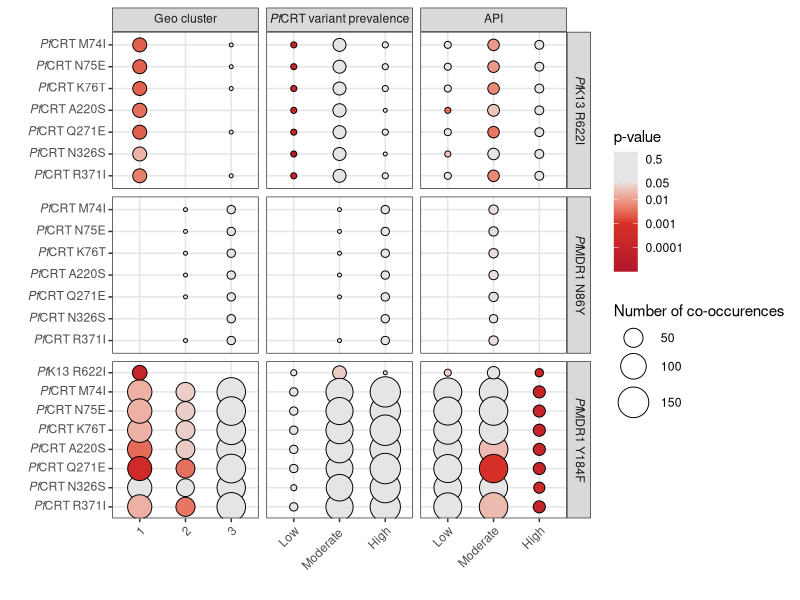
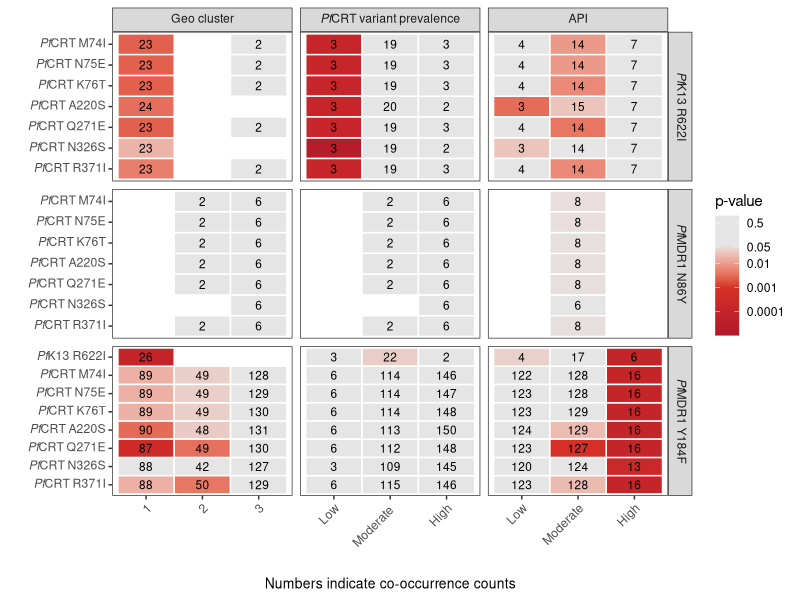
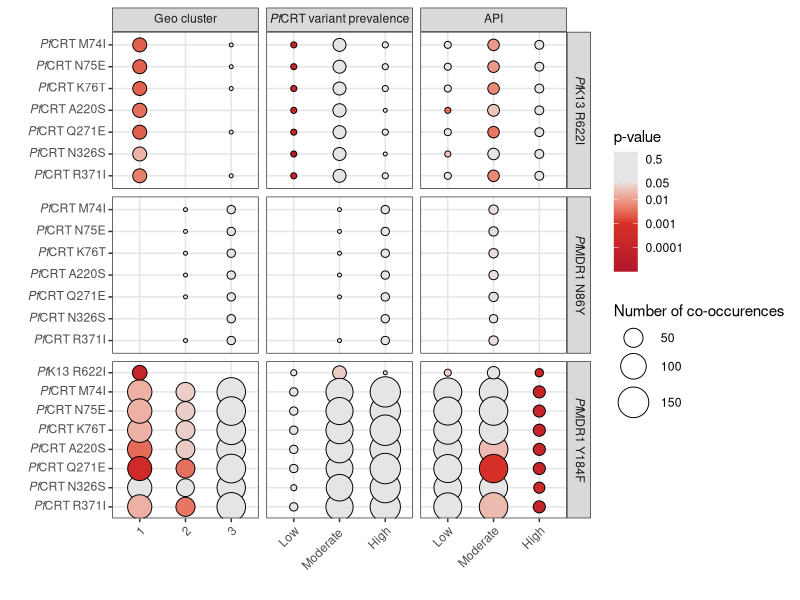
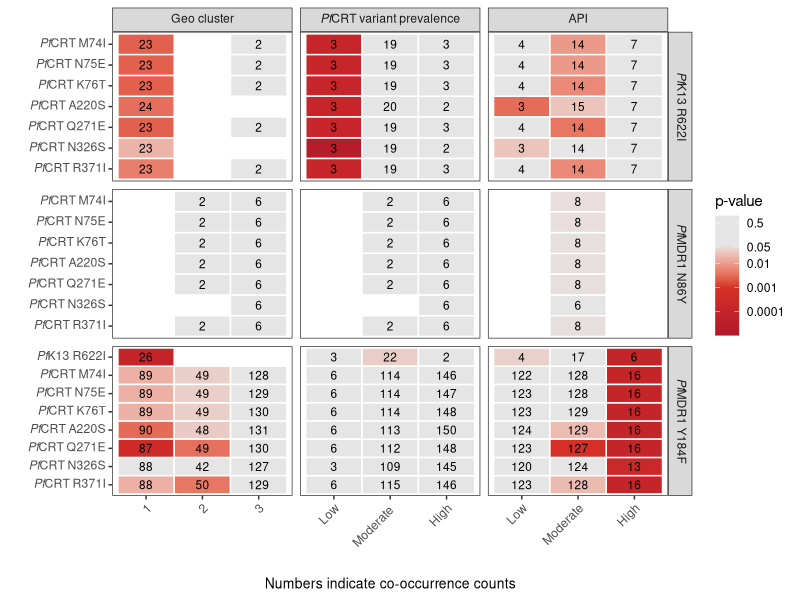

Reproduce these figures in R, in order.

setwd(dirname(rstudioapi::getActiveDocumentContext()$path))

#required packages
library(tidyverse)
library(reshape2)
library(ggtext)  
library(scales)  
library(readxl)

#  data 
dat_API=read.csv("data/merged_results_api_cnd_annot_f.csv")
dat_geo=read.csv("data/merged_results_geography_cnd_annot_LA_f.csv")
dat_crt=read.csv("data/PfcrtMut_stratified_Cooccurance_result_cnd_annot_f.csv")


dat_API$cat <- "API"
colnames(dat_API)[1] <- "strata"
dat_API <- dat_API%>%
  select(,c(1:9,11))%>%
  mutate(strata = ifelse(strata == "Low Transmission (0-10)", "Low", strata))%>%
  mutate(strata = ifelse(strata == "Moderate Transmission (10-50)", "Moderate", strata))%>%
  mutate(strata = ifelse(strata == "High Transmission (>=50)", "High", strata))
         
dat_geo$cat <- "Geo cluster"
colnames(dat_geo)[1] <- "strata"
dat_geo <- dat_geo[,c(1:9,12)]
dat_crt$cat <- "PfCRT variant prevalence"
colnames(dat_crt)[1] <- "strata"
dat_crt <- dat_crt[,c(1:9,13)]

summary <- rbind(dat_API,dat_geo,dat_crt) 
write.csv(summary,"supp_table5.csv")
summary<-summary %>%
  mutate(Variant_pair = paste0(Mutation1,"_",Mutation2)) %>%
  filter(Mutation1 != "Pfk13_P441L" & Mutation2 != "Pfk13_P441L") %>%
  filter(Mutation1 != "Pfk13_A675V" & Mutation2 != "Pfk13_A675V") %>%
  filter(Mutation1 != "Pfk13_R622I" | Mutation2 != "Pfmdr1_N86Y") %>%
  filter(Mutation1 != "Pfcrt_I356T" | Mutation2 != "Pfmdr1_N86Y") %>%
  filter(Mutation1 != "Pfcrt_I356T" | Mutation2 != "Pfmdr1_Y184F") %>%
  mutate(Variant_pair = ifelse(Variant_pair == "Pfmdr1_Y184F_Pfk13_R622I", 
                               "Pfk13_R622I_Pfmdr1_Y184F", 
                               Variant_pair))%>%
  mutate(Mutation1=ifelse(Variant_pair == "Pfk13_R622I_Pfmdr1_Y184F", 
                          "Pfk13_R622I", 
                          Mutation1)) %>%
  mutate(Mutation2=ifelse(Variant_pair == "Pfk13_R622I_Pfmdr1_Y184F", 
                          "Pfmdr1_Y184F", 
                          Mutation2))

# Convert  the data from wide to long format  and Add a tiered significance column based on p-value thresholds
#summary_long <- summary %>%
#select(strata, Mutation1, Mutation2, Co.occurrence.Count, P.value,N) %>%
#melt(id.vars = c("strata","Mutation1", "Mutation2")) 


variant_order <- c(
  # Group 1: Pfk13_R622I pairs
  "Pfcrt_M74I_Pfk13_R622I",
  "Pfcrt_N75E_Pfk13_R622I",
  "Pfcrt_K76T_Pfk13_R622I",
  "Pfcrt_A220S_Pfk13_R622I",
  "Pfcrt_Q271E_Pfk13_R622I",
  "Pfcrt_N326S_Pfk13_R622I",
  "Pfcrt_I356T_Pfk13_R622I",
  "Pfcrt_R371I_Pfk13_R622I",
  
  # Group 2: Pfmdr1_Y184F pairs
  "Pfk13_R622I_Pfmdr1_Y184F",
  "Pfcrt_M74I_Pfmdr1_Y184F",
  "Pfcrt_N75E_Pfmdr1_Y184F",
  "Pfcrt_K76T_Pfmdr1_Y184F",
  "Pfcrt_A220S_Pfmdr1_Y184F",
  "Pfcrt_Q271E_Pfmdr1_Y184F",
  "Pfcrt_N326S_Pfmdr1_Y184F",
  "Pfcrt_I356T_Pfmdr1_Y184F",
  "Pfcrt_R371I_Pfmdr1_Y184F",
  
  # Group 3: Pfmdr1_N86Y pairs
  "Pfk13_R622I_Pfmdr1_N86Y",
  "Pfcrt_M74I_Pfmdr1_N86Y",
  "Pfcrt_N75E_Pfmdr1_N86Y",
  "Pfcrt_K76T_Pfmdr1_N86Y",
  "Pfcrt_A220S_Pfmdr1_N86Y",
  "Pfcrt_Q271E_Pfmdr1_N86Y",
  "Pfcrt_N326S_Pfmdr1_N86Y",
  "Pfcrt_I356T_Pfmdr1_N86Y",
  "Pfcrt_R371I_Pfmdr1_N86Y"
)

summary$Variant_pair <- factor(summary$Variant_pair, levels = rev(variant_order))
summary <- summary %>%
  filter(!is.na(Variant_pair))

strata_order <- c(
  "Low",
  "Moderate ",
  "Moderate",
  "High",
  "1",
  "2",
  "3")

summary$strata <- factor(summary$strata, levels = strata_order)



#  heatmap plot

# Create formatted labels showing only Mutation1 with italicized gene names
summary <- summary %>%
  mutate(Mutation1_label = case_when(
    # Pfcrt variants
    grepl("^Pfcrt_", Mutation1) ~ paste0("*Pf*CRT ", gsub("Pfcrt_", "", Mutation1)),
    # Pfmdr1 variants
    grepl("^Pfmdr1_", Mutation1) ~ paste0("*Pf*MDR1 ", gsub("Pfmdr1_", "", Mutation1)),
    # Pfk13 variants
    grepl("^Pfk13_", Mutation1) ~ paste0("*Pf*K13 ", gsub("Pfk13_", "", Mutation1)),
    TRUE ~ Mutation1
  )) %>%
  mutate(Mutation2_label = case_when(
    # Pfmdr1 variants
    grepl("^Pfmdr1_", Mutation2) ~ paste0("*Pf*MDR1 ", gsub("Pfmdr1_", "", Mutation2)),
    # Pfk13 variants
    grepl("^Pfk13_", Mutation2) ~ paste0("*Pf*K13 ", gsub("Pfk13_", "", Mutation2)),
    TRUE ~ Mutation2
  ))%>%
  mutate(cat_label = case_when(
    grepl("^Pf", cat) ~ paste0("*Pf*", gsub("Pf", "", cat)),
    TRUE ~ cat 
  ))


cat_order <- c(
  "Geo cluster",
  "*Pf*CRT variant prevalence",
  "API"
)

summary$cat_label <- factor(summary$cat_label, levels = cat_order)

Mutation1_label_order <- c(
  "*Pf*K13 R622I",
  "*Pf*CRT M74I",
  "*Pf*CRT N75E",
  "*Pf*CRT K76T",
  "*Pf*CRT A220S",
  "*Pf*CRT Q271E",
  "*Pf*CRT N326S",
  "*Pf*CRT I356T",
  "*Pf*CRT R371I")


summary$Mutation1_label <- factor(summary$Mutation1_label, 
                                  levels = rev(Mutation1_label_order))

summary<-summary[-which(summary$Co.occurrence.Count %in% c("0","1")),]

# Plot
cooccur_plot <- ggplot(summary, aes(x = strata, y = Mutation1_label)) +
  geom_point(aes(size = Co.occurrence.Count, fill = P.value), shape = 21, color = "black", stroke = 0.5) +
  facet_grid(Mutation2_label ~ cat_label, scales = "free") +
  scale_fill_gradientn(
    colors = c("#B2182B", "#D73027", "grey90", "grey90"),
    values = c(0, 0.4, 0.76, 1),  
    trans = "log10",
    limits = c(0.00001, 1), 
    breaks = c(0.0001, 0.001, 0.01, 0.05, 0.5),
    labels = c("0.0001", "0.001", "0.01", "0.05", "0.5"),
    name = "p-value"
  ) +
  scale_size_continuous(
    range = c(1, 10),
    name = "Number of co-occurences"
  ) +
  labs(
    x = "",
    y = ""
  ) +
  theme_bw() +
  theme(
    axis.text.x = element_text(angle = 45, hjust = 1),
    axis.text.y = element_markdown(),     
    strip.text.y = element_markdown(),     
    strip.text.x = element_markdown(),  
    panel.grid.major = element_line(color = "grey90"),
    panel.grid.minor = element_blank(),
    plot.caption = element_text(hjust = 0.5, size = 10)
  )



cooccur_plot



# Save the plot
ggsave("co_occur_plot_stratified.pdf", cooccur_plot,
       width = 28, height = 22, units = "cm", dpi = 600)




# Heatmap
cooccur_plot_heatmap <- ggplot(summary, aes(x = strata, y = Mutation1_label)) +
  geom_tile(aes(fill = P.value), color = "white", linewidth = 0.5) +  # creates heatmap cells
  geom_text(aes(label = Co.occurrence.Count), size = 3) +  # adds count numbers
  facet_grid(Mutation2_label ~ cat_label, scales = "free") +
  scale_fill_gradientn(
    colors = c("#B2182B", "#D73027", "grey90", "grey90"),
    values = c(0, 0.4, 0.76, 1),  
    trans = "log10",
    limits = c(0.00001, 1), 
    breaks = c(0.0001, 0.001, 0.01, 0.05, 0.5),
    labels = c("0.0001", "0.001", "0.01", "0.05", "0.5"),
    name = "p-value"
  ) +
  labs(
    x = "",
    y = "",
    caption = "Numbers indicate co-occurrence counts"
  ) +
  theme_bw() +
  theme(
    axis.text.x = element_text(angle = 45, hjust = 1),
    axis.text.y = element_markdown(),     
    strip.text.y = element_markdown(),     
    strip.text.x = element_markdown(),  
    panel.grid.major = element_blank(), 
    panel.grid.minor = element_blank(),
    plot.caption = element_text(hjust = 0.5, size = 10)
  )

cooccur_plot_heatmap

ggsave("co_occur_heatmap_stratified.pdf", cooccur_plot_heatmap,
       width = 28, height = 22, units = "cm", dpi = 600)
